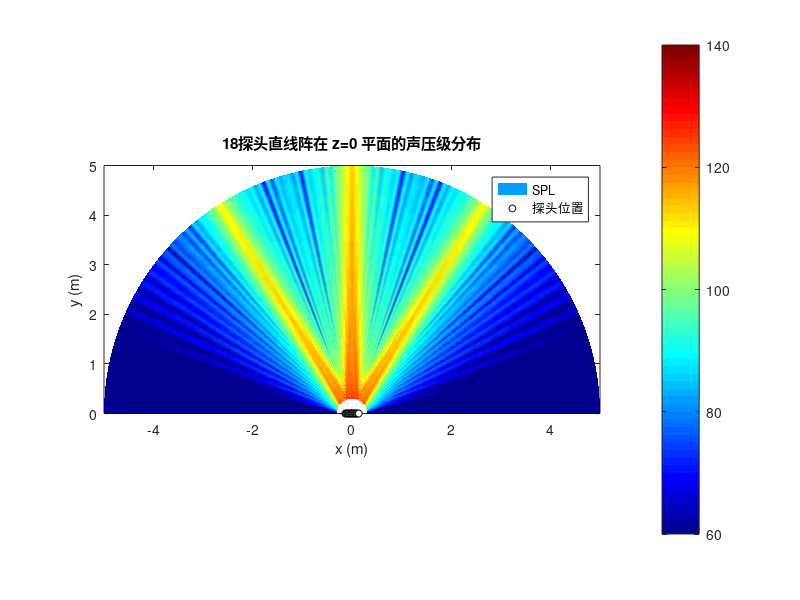
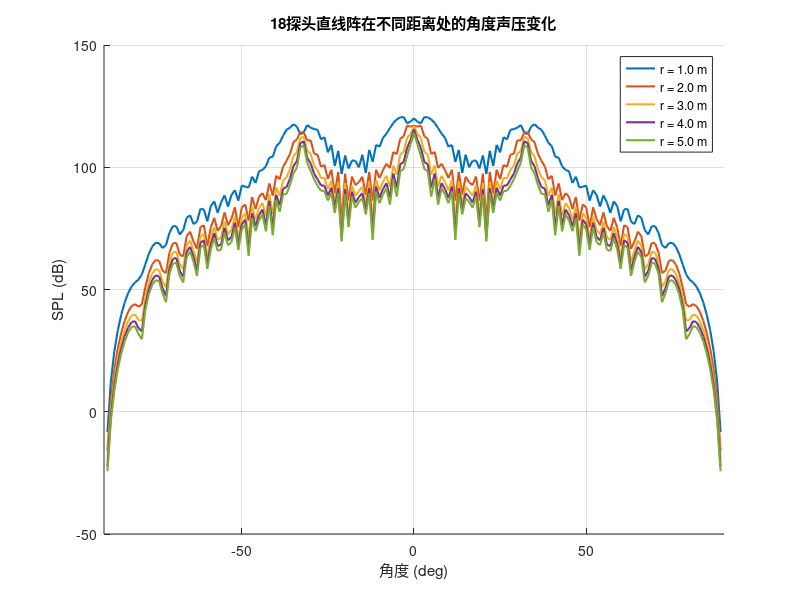
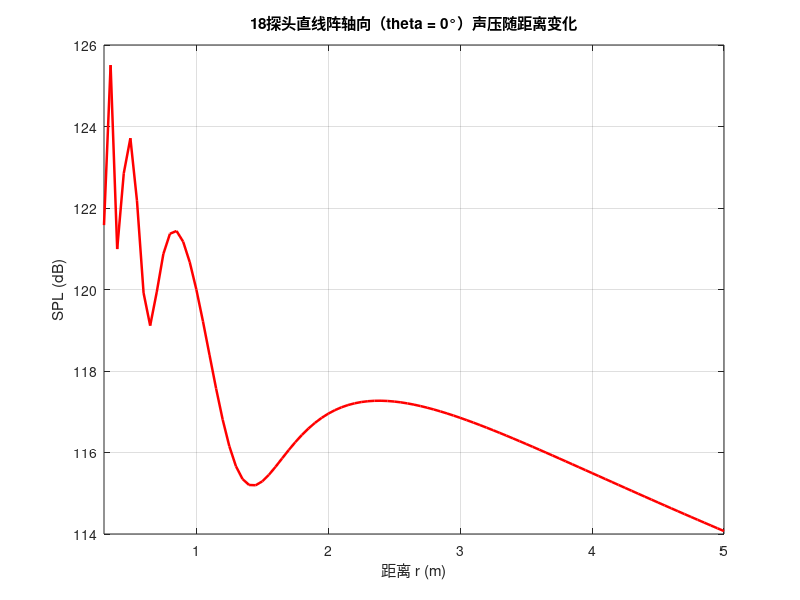

Recreate these plots in MATLAB, in order.
%% 18探头直线阵声场仿真 (z=0)
% 目标：作为统一对比基准，使用18个探头沿直线排列，计算z=0平面的声压分布。
% 该脚本与单弧阵列、3x6阵列保持相同的功率标定、网格和输出格式，便于横向比较。

clear; clc; close all;
rng(20260414);

%% 1) 物理参数
c = 343;                % 声速 (m/s)
f = 40000;              % 工作频率 (Hz)
lambda = c / f;         % 波长 (m)
k = 2 * pi / lambda;    % 波数 (rad/m)

%% 2) 阵列参数：18探头直线阵
N = 18;                 % 探头数量
pitch = 0.016;          % 相邻探头中心距 (m)
aperture = (N - 1) * pitch;

% 18个探头沿x轴等间距排布，中心对称，全部位于y=0平面
x_array = linspace(-aperture / 2, aperture / 2, N).';
y_array = zeros(N, 1);
pos = [x_array, y_array];

%% 3) 辐射模型与功率标定
% 单个探头指向性：cos^n(theta), -6 dB全角70度
theta_half = 35;
dir_n = -6 / (20 * log10(cosd(theta_half)));

% 总功率设定（可在1~4 W调整）
P_ref_W = 4.0;
P_total_W = 4.0;
P_total_W = min(max(P_total_W, 1.0), 4.0);
SPL_ref_at_Pref_dB = 120;  % 参考功率下，1m正前方标定声压级
SPL_ref_dB = SPL_ref_at_Pref_dB + 10 * log10(P_total_W / P_ref_W);

fprintf('18探头直线阵总探头数: %d\n', N);
fprintf('总孔径: %.3f m, 单个间距: %.3f m\n', aperture, pitch);
fprintf('总功率设定: %.1f W (参考 %.1f W) -> 参考点标定 %.1f dB SPL\n', P_total_W, P_ref_W, SPL_ref_dB);

%% 4) 观察平面网格（z=0平面）
r_vec = 0.3:0.05:5.0;
theta_vec = -90:1:90;
[R, Theta] = meshgrid(r_vec, theta_vec);
X = R .* sind(Theta);
Y = R .* cosd(Theta);

%% 5) 计算声场（复声压相干叠加）
P = zeros(size(R));
for m = 1:N
    dx = X - pos(m, 1);
    dy = Y - pos(m, 2);
    r_m = sqrt(dx.^2 + dy.^2);

    % 与 +y 方向的夹角，后向瓣抑制
    theta_m = atan2d(dx, dy);
    D = max(0, cosd(theta_m)).^dir_n;

    P = P + (D ./ r_m) .* exp(-1j * k * r_m);
end

P_abs = abs(P);

% 参考点：x=0, y=1m
[~, idx_ref] = min(abs(X(:)) + abs(Y(:) - 1));
P_ref = P_abs(idx_ref);
SPL = SPL_ref_dB + 20 * log10(P_abs / P_ref);
SPL_vis = min(max(SPL, 60), 140);

%% 6) 绘图：平面声压分布
figure('Name', '18探头直线阵声压分布', 'Color', 'w');
pcolor(X, Y, SPL_vis);
shading interp;
colormap(jet);
colorbar;
caxis([60 140]);
axis equal;
xlabel('x (m)');
ylabel('y (m)');
title('18探头直线阵在 z=0 平面的声压级分布');
xlim([-5, 5]);
ylim([0, 5]);
hold on;
plot(x_array, y_array, 'ko', 'MarkerFaceColor', 'w', 'MarkerSize', 5, 'DisplayName', '探头位置');
legend('SPL', '探头位置');

%% 7) 指向性曲线与轴向曲线
figure('Name', '不同距离处的角度声压变化', 'Color', 'w');
distances = [1, 2, 3, 4, 5];
cc = lines(numel(distances));
hold on;
for i = 1:numel(distances)
    [~, col_r] = min(abs(r_vec - distances(i)));
    plot(theta_vec, SPL(:, col_r), 'LineWidth', 1.5, 'Color', cc(i, :), ...
        'DisplayName', sprintf('r = %.1f m', distances(i)));
end
xlabel('角度 (deg)');
ylabel('SPL (dB)');
title('18探头直线阵在不同距离处的角度声压变化');
grid on;
legend('Location', 'best');
xlim([-90, 90]);

[~, idx_theta0] = min(abs(theta_vec - 0));
figure('Name', '轴向声压曲线', 'Color', 'w');
plot(r_vec, SPL(idx_theta0, :), 'r-', 'LineWidth', 1.8);
grid on;
xlabel('距离 r (m)');
ylabel('SPL (dB)');
title('18探头直线阵轴向（theta = 0°）声压随距离变化');
xlim([0.3, 5]);

%% 8) 输出结果
[max_SPL, idx_max] = max(SPL(:));
fprintf('最大声压级: %.1f dB SPL\n', max_SPL);
fprintf('最大值位置: x = %.2f m, y = %.2f m\n', X(idx_max), Y(idx_max));

disp('18探头直线阵仿真完成。');
